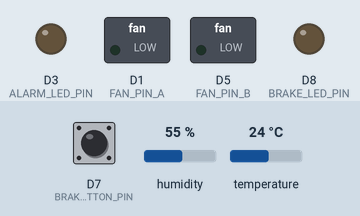
Simulated run of this program. Board: ESP8266 (NodeMCU). On the bench: switched loads named in the program (green lamp = pin HIGH), output pins drawn as LEDs (lit = HIGH). Dashed ring = blinking. The test bench sets the inputs (shaded band); at power-on: temperature 24 °C, D7 (BRAKE_BUTTON_PIN) HIGH, humidity 55 %. WiFi joins after 1.5 s; servers stay silent unless stated; random numbers use the default seed unless the program sets one; no MQTT or app messages arrive unless stated; what the program prints to the serial monitor is not drawn.

Above: at 2.7 s.
2.8 s: temperature set to 22 °C
6.5 s: temperature set to 28 °C
At 10.4 s:
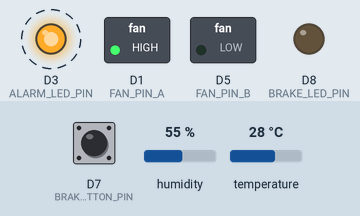
12.5 s: D7 (BRAKE_BUTTON_PIN) pulled LOW for 0.15 s
At 15.4 s:
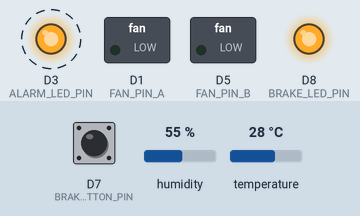
16.0 s: D7 (BRAKE_BUTTON_PIN) pulled LOW for 1 s
At 16.29 s:
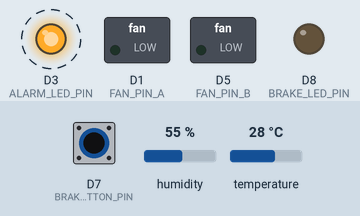
Timing chart, 0 to 28.5 s (numbered marks = the images above; inputs shaded):
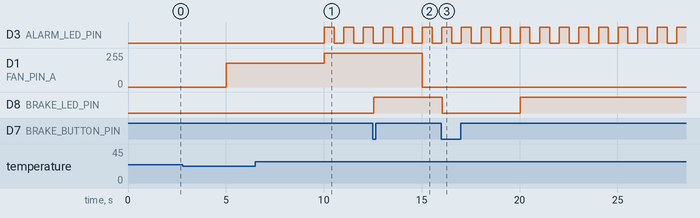

Measured:
- after the input at 6.5 s, D3 (ALARM_LED_PIN): alternates HIGH for 0.50 s and LOW for 0.50 s, starting after 3.5 s; D1 (FAN_PIN_A): 177/255 → 255/255 after 3.5 s
- after the input at 12.5 s, D1 (FAN_PIN_A): 255/255 → 0/255 after 2.5 s; D8 (BRAKE_LED_PIN): LOW → HIGH after 0.05 s
- after the input at 16.0 s, D8 (BRAKE_LED_PIN): HIGH → LOW after 0.05 s, → HIGH 4.0 s later

The program:

main.cpp
```cpp
#include <Arduino.h>
#include <ESP8266WiFi.h>
#include <PubSubClient.h>
#include <ArduinoJson.h>
#include <Adafruit_Sensor.h>
#include <DHT.h>

const char* ssid = "Brawl Pass";
const char* password = "012345678900";
const char* mqtt_server = "10.216.11.195";
const int mqtt_port = 1883;

const char* mqtt_topic_pub = "lab3/data";   // Publish topic
const char* mqtt_topic_sub = "lab3/cmd";    // Subscribe topic (commands)

WiFiClient espClient;
PubSubClient client(espClient);

#define DHTPIN D2
#define DHTTYPE DHT11

const int FAN_PIN_A = D1;
const int FAN_PIN_B = D5;

const int BRAKE_BUTTON_PIN = D7;
const int BRAKE_LED_PIN = D8;
const int ALARM_LED_PIN = D3;

const float MIN_TEMP = 21.0;
const float MAX_TEMP = 23.0;
const int MIN_SPIN_PWM = 400;

bool isBrakeEngaged = false;
int windAngle = 0;
bool isOverheatAlarm = false;

const long sensorInterval = 5000;
const long directionInterval = 10000;
const long autoBrakeInterval = 10000;
const long blinkInterval = 500;
const long debounceDelay = 50;

unsigned long previousSensorMillis = 0;
unsigned long previousDirectionMillis = 0;
unsigned long previousBlinkMillis = 0;
unsigned long overheatStartTime = 0;

int brakeButtonState = HIGH;
int lastBrakeButtonState = HIGH;
unsigned long lastBrakeDebounceTime = 0;

DHT dht(DHTPIN, DHTTYPE);

void setFanSpeed(int speed) {
  analogWrite(FAN_PIN_A, speed);
  digitalWrite(FAN_PIN_B, LOW);
}


void callback(char* topic, byte* payload, unsigned int length) {
  Serial.print("MQTT message [");
  Serial.print(topic);
  Serial.print("]: ");

  JsonDocument doc;
  DeserializationError error = deserializeJson(doc, payload, length);

  if (error) {
    Serial.print("JSON parse error: ");
    Serial.println(error.c_str());
    return;
  }


  if (doc["brake"].is<bool>()) {
    isBrakeEngaged = doc["brake"];
    Serial.printf("Brake set to: %d\n", isBrakeEngaged);
  }

  if (doc["fanSpeedPWM"].is<int>()) {
    int s = doc["fanSpeedPWM"];
    setFanSpeed(s);
    Serial.printf("Fan PWM overridden: %d\n", s);
  }

  if (doc["windDirection"].is<int>()) {
    windAngle = doc["windDirection"];
    Serial.printf("Wind angle overridden: %d\n", windAngle);
  }

  if (doc["alarm"].is<bool>()) {
    isOverheatAlarm = doc["alarm"];
    Serial.printf("Alarm manually set: %d\n", isOverheatAlarm);
  }
}


void setup_wifi() {
  Serial.println("Connecting to WiFi...");
  WiFi.begin(ssid, password);

  while (WiFi.status() != WL_CONNECTED) {
    Serial.print(".");
    delay(500);
  }

  Serial.println("\nWiFi connected");
  Serial.print("IP: ");
  Serial.println(WiFi.localIP());
}

void reconnect_mqtt() {
  while (!client.connected()) {
    Serial.print("MQTT connecting...");
    String clientId = "WemosD1Mini-" + String(random(0xffff), HEX);

    if (client.connect(clientId.c_str())) {
      Serial.println("connected");

      // !!! Subscribe to commands
      client.subscribe(mqtt_topic_sub);
      Serial.println("Subscribed to lab3/cmd");
    } else {
      Serial.print("failed, rc=");
      Serial.println(client.state());
      delay(2000);
    }
  }
}


void publishData(float temp, int speed, int direction) {
  JsonDocument doc;
  doc["temperature"] = temp;
  doc["fanSpeedPWM"] = speed;
  doc["windDirection"] = direction;
  doc["brakeEngaged"] = isBrakeEngaged;

  char buffer[256];
  serializeJson(doc, buffer);

  client.publish(mqtt_topic_pub, buffer);
  Serial.print("Publish: ");
  Serial.println(buffer);
}


void handleButtons(unsigned long currentMillis) {
  int reading = digitalRead(BRAKE_BUTTON_PIN);

  if (reading != lastBrakeButtonState) {
    lastBrakeDebounceTime = currentMillis;
  }

  if ((currentMillis - lastBrakeDebounceTime) > debounceDelay) {
    if (reading != brakeButtonState) {
      brakeButtonState = reading;
      if (brakeButtonState == LOW) {
        isBrakeEngaged = !isBrakeEngaged;
      }
    }
  }

  lastBrakeButtonState = reading;
}

void handleLEDs(unsigned long currentMillis) {
  digitalWrite(BRAKE_LED_PIN, isBrakeEngaged);

  if (isOverheatAlarm) {
    if (currentMillis - previousBlinkMillis >= blinkInterval) {
      previousBlinkMillis = currentMillis;
      digitalWrite(ALARM_LED_PIN, !digitalRead(ALARM_LED_PIN));
    }
  } else {
    digitalWrite(ALARM_LED_PIN, LOW);
  }
}


void setup() {
  Serial.begin(115200);

  pinMode(FAN_PIN_A, OUTPUT);
  pinMode(FAN_PIN_B, OUTPUT);
  pinMode(BRAKE_BUTTON_PIN, INPUT_PULLUP);
  pinMode(BRAKE_LED_PIN, OUTPUT);
  pinMode(ALARM_LED_PIN, OUTPUT);

  dht.begin();

  randomSeed(analogRead(A0));

  setup_wifi();

  client.setServer(mqtt_server, mqtt_port);
  client.setCallback(callback);
}


void loop() {
  unsigned long currentMillis = millis();

  if (!client.connected()) reconnect_mqtt();
  client.loop();

  handleButtons(currentMillis);
  handleLEDs(currentMillis);

  if (currentMillis - previousDirectionMillis >= directionInterval) {
    previousDirectionMillis = currentMillis;
    windAngle = random(0, 360);
  }

  if (currentMillis - previousSensorMillis >= sensorInterval) {
    previousSensorMillis = currentMillis;

    float t = dht.readTemperature();
    if (isnan(t)) {
      Serial.println("DHT Fail");
      return;
    }

    // ---- Overheat logic ----
    if (t >= 23.0) {
      isOverheatAlarm = true;
      if (overheatStartTime == 0) overheatStartTime = currentMillis;
    } else {
      isOverheatAlarm = false;
      overheatStartTime = 0;
    }

    if (overheatStartTime > 0 && (currentMillis - overheatStartTime >= autoBrakeInterval)) {
      isBrakeEngaged = true;
      overheatStartTime = 0;
    }

    int fanSpeed;
    if (isBrakeEngaged) {
        fanSpeed = 0;
    }
    else if (t <= MIN_TEMP) {
        fanSpeed = 0;
    }
    else if (t >= MAX_TEMP) {
        fanSpeed = 1023;
    }
    else {
        fanSpeed = map(t, MIN_TEMP, MAX_TEMP, MIN_SPIN_PWM, 1023);
    }

    setFanSpeed(fanSpeed);

    publishData(t, fanSpeed, windAngle);
  }
}
```
